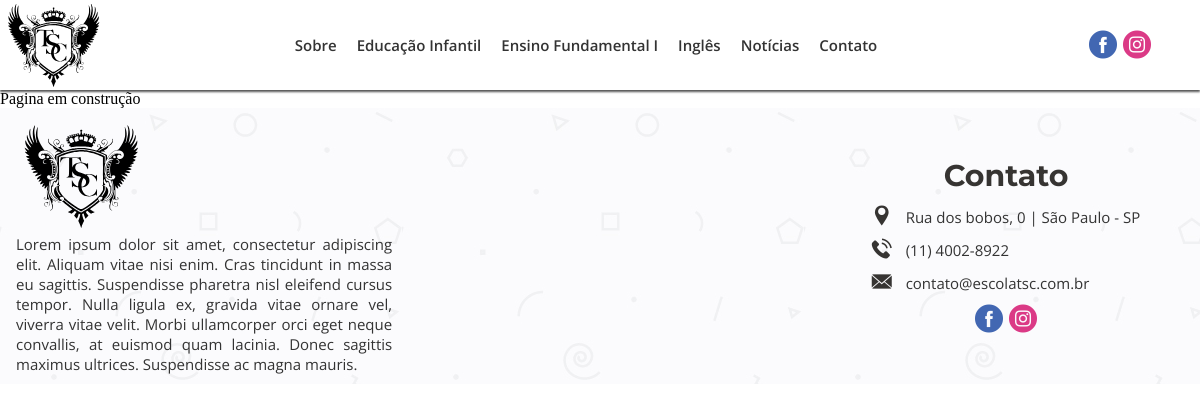
The app's page /educacao-infantil, older data.
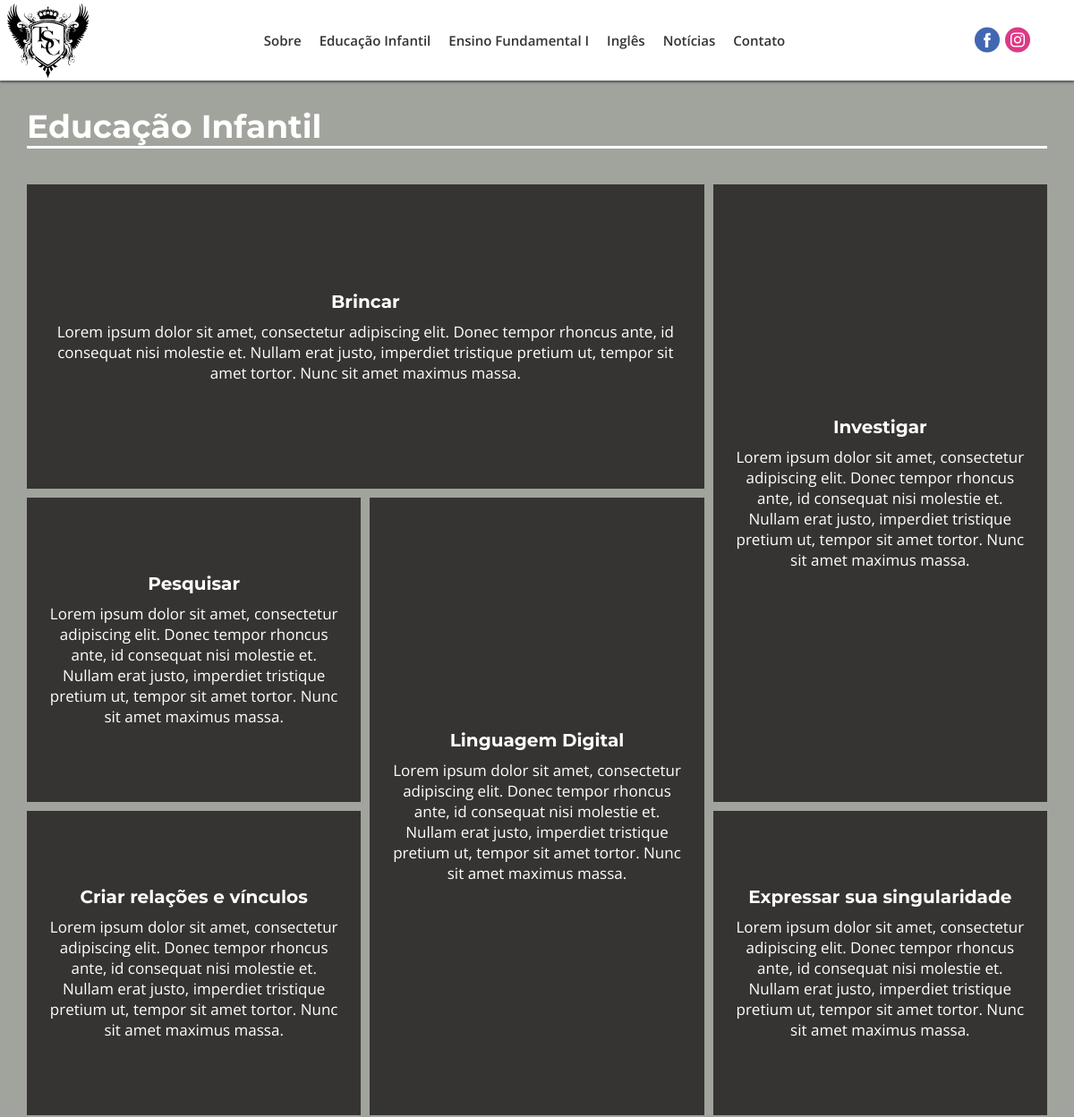
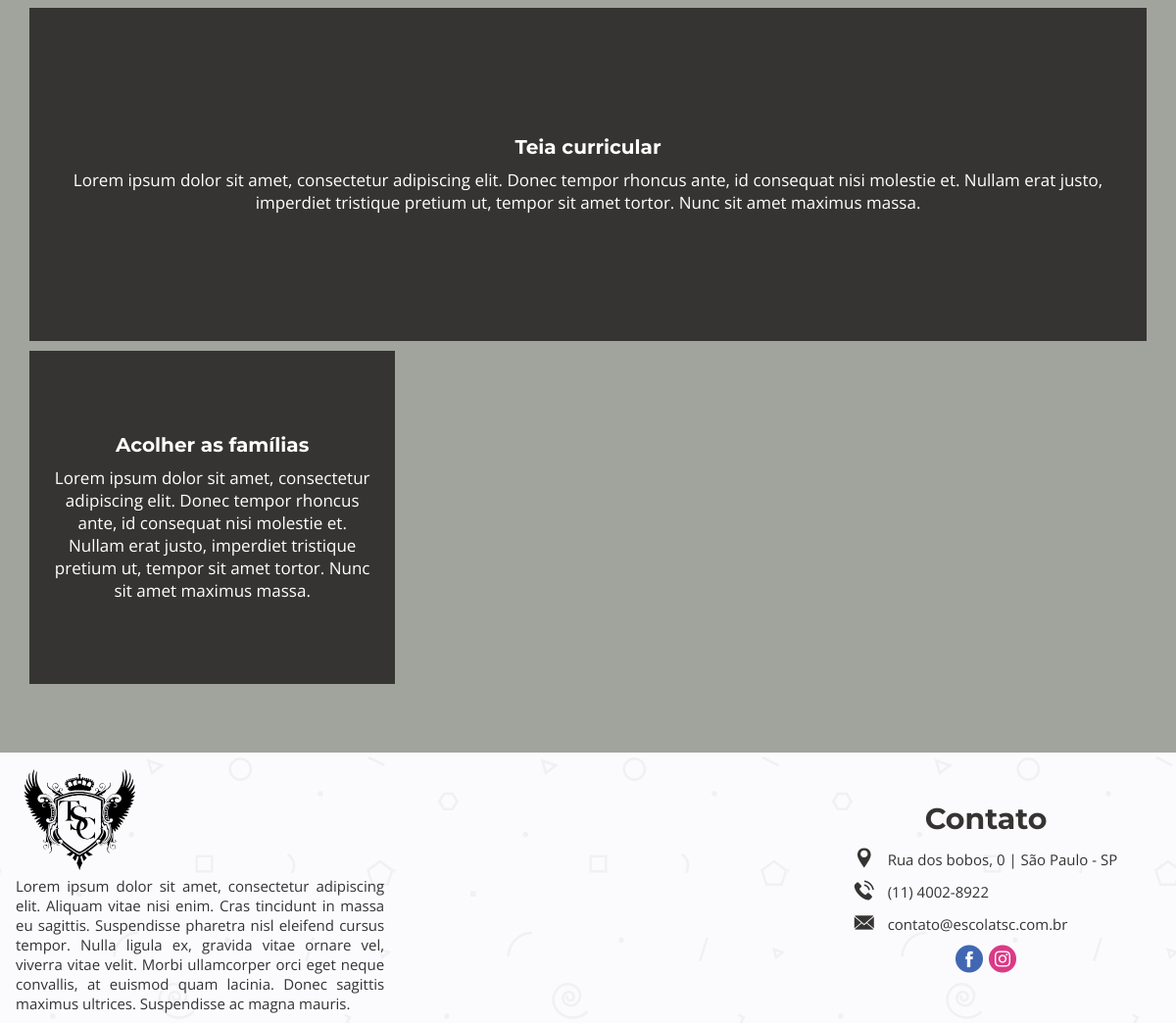
The same page, newer data (2 pictures, top to bottom).
### tables this page shows
CREATE TABLE `menu_itens` (
  `id_menu` int(11) NOT NULL,
  `titulo_menu` varchar(50) NOT NULL,
  `url_menu` varchar(200) NOT NULL
);

CREATE TABLE `postagens` (
  `id_postagens` int(11) NOT NULL,
  `titulo_postagens` varchar(100) NOT NULL,
  `desc_postagens` text DEFAULT NULL,
  `conteudo_postagens` text NOT NULL,
  `tags_postagens` varchar(150) DEFAULT NULL,
  `data_criacao_postagens` date NOT NULL,
  `data_modificacao_postagens` date DEFAULT NULL,
  `total_visualizacao_postagens` int(11) DEFAULT 0,
  `ch_autor_postagens` int(11) NOT NULL,
  `status_postagens` int(11) NOT NULL,
  `url_postagens` varchar(200) NOT NULL,
  `categ_postagens` int(11) DEFAULT NULL,
  `capa_post` int(11) DEFAULT NULL
);

CREATE TABLE `itens_mosaico` (
  `id` int(11) NOT NULL,
  `id_mosaic` varchar(50) NOT NULL,
  `title_mosaic` varchar(70) NOT NULL,
  `desc_mosaic` text NOT NULL,
  `img_mosaic` varchar(70) DEFAULT NULL
);

### index.php (called while the page is built, shortened)
<?php
    require_once("_funcPHP/config.php");
    $url = strip_tags(trim(filter_input(INPUT_GET, "page", FILTER_DEFAULT))) == "" ? "home" : strip_tags(trim(filter_input(INPUT_GET, "page", FILTER_DEFAULT)));
    $contPag = new conteudoPost();
    $dadosPagina = $contPag->conteudoPag($url);
    $html = new esqueleto($dadosPagina);
    $html->html5();
?>

### _funcPHP/config.php (called while the page is built, shortened)
<?php
function autoLoadClasses($class) {
    $baseDiretorios = ['MySql', "_HTML"];
    $analise = null;
    foreach ($baseDiretorios as $nomeDiretorio):
        if (!$analise && file_exists(__DIR__ . "/$nomeDiretorio/$class.php")):
            $analise = true;
        endif;
    endforeach;
}

### _funcPHP/MySql/conexaoBD.php (called while the page is built)
<?php
class conexaoBD {
    public static $instance;
    private static $sql = "mysql:host=" . HOST . ";dbname=" . BANK;
    private static $user = USER;
    private static $pass = PASS;
    public static function getInstance() {
        if (!isset(self::$instance)) {
            self::$instance = new PDO(self::$sql, self::$user, self::$pass, array(PDO::MYSQL_ATTR_INIT_COMMAND => "SET NAMES utf8"));
            self::$instance->setAttribute(PDO::ATTR_ERRMODE, PDO::ERRMODE_EXCEPTION);
            self::$instance->setAttribute(PDO::ATTR_ORACLE_NULLS, PDO::NULL_EMPTY_STRING);
        }
        return self::$instance;
    }
}

### _funcPHP/MySql/conteudoFooter.php (called while the page is built)
<?php
class conteudoFooter extends conexaoBD{
    private $conect;
    function __construct(){
        $this->conect = conexaoBD::getInstance();
    }
    public function descFooter(){
        try{
            $sql = "SELECT desc_postagens FROM postagens where url_postagens = 'sobre'";
            $letsGo = $this->conect->prepare($sql);
            $letsGo->execute();
            $res = $letsGo->fetch(PDO::FETCH_NUM);
            return $res[0];
        }catch(Exception $e){
            return $e->getMessage();
        }
    }
}

### _funcPHP/MySql/conteudoPost.php (called while the page is built, shortened)
<?php
class conteudoPost extends conexaoBD {
    private $conect;
    function __construct() {
        $this->conect = conexaoBD::getInstance();
    }
    public function ConteudoPag($url){
        try {
            $sql = "SELECT * FROM postagens WHERE url_postagens = :url_postagens";
            $letsGo = $this->conect->prepare($sql);
            $letsGo->bindValue(":url_postagens",$url);
            $letsGo->execute();
            return  $letsGo->fetch(PDO::FETCH_ASSOC);
        } catch (Exception $e) {
            echo $e->getMessage();
        }
    }
}

### _funcPHP/MySql/conteudoTemplate.php (called while the page is built, shortened)
<?php
class conteudoTemplate extends conexaoBD{
    private $conect;
    function __construct(){
        $this->conect = conexaoBD::getInstance();
    }
    public function getMosaic($idHTML){
        try{
            $sql = "select * from itens_mosaico where id_mosaic = :idhtml";
            $letsGo = $this->conect->prepare($sql);
            $letsGo->bindValue(":idhtml", $idHTML);
            $letsGo->execute();
            return $res = $letsGo->fetchAll(PDO::FETCH_ASSOC);
        }catch(Exception $e){
            echo $e->getMessage();
        }
    }
}

### _funcPHP/_HTML/mosaico.php (the view)
<?php
class mosaico{
    public function mosaic($id){
        $itens = new conteudoTemplate();
        $res = $itens->getMosaic($id);
        $mosaicItens = "";
        for($x=0;$x<count($res);$x++){
            if($res[$x]["img_mosaic"] != ""){
                $imgMosaico = "style='background-image: url(\"_midiasM/_imagensM/_original/".$res[$x]["img_mosaic"].".jpg\"); background-size: cover;'";
                $classTrans = "transp";
            }else{
                $imgMosaico = "";
                $classTrans = "";
            }
            $mosaicItens .=
                "<div class='box' ".$imgMosaico.">".
                    "<div class='content ".$classTrans."'>".
                        "<h3 class='title-mosaic'>".$res[$x]["title_mosaic"]."</h3>".
                        "<p class='text-mosaic'>".$res[$x]["desc_mosaic"]."</p>".
                    "</div>".
                "</div>";
        }
        if($id == "infantil"){
            $titulo = "Educação Infantil";
        }else{
            $titulo = "Ensino Fundamental I";
        }
        $ms =
        "<section id='".$id."' class='mos'>".
            "<h3 class='tituloPagina'>".$titulo."</h3>".
            "<div class='contencao'>".
                $mosaicItens.
            "</div>".
        "</section>";
        return $ms;
    }
}

### _funcPHP/_HTML/esqueleto.php (shortened to what the rows shown need)
<?php
class esqueleto{
    private $conteudoPag;
    function __construct($dataPost){
        $this->conteudoPag = $dataPost;
    }
    public function html5(){
        $listaArquivos = new listarArquivos();
        $base =
        "<!DOCTYPE html5>".
        "<html lang = 'pt-br'>".
        "<head>".
            "<title>Escola TSC | ".ucfirst(@$this->conteudoPag["titulo_postagens"])."</title>".
            "<meta charset = 'UTF-8'/>".
            "<meta name='description' content='".@$this->conteudoPag["desc_postagens"]."'>".
            "<meta name='keywords' content='".@$this->conteudoPag["tags_postagens"]."'>".
            "<meta name='author' content='Antonio Walber - antoniowalber3000@hotmail.com.br'>".
            "<meta name='viewport' content='width=device-width, initial-scale=1.0'>".
            "<meta http-equiv='X-UA-Compatible' content='ie=edge'>".
            "<link rel='stylesheet' href='https://ajax.googleapis.com/ajax/libs/jqueryui/1.12.1/themes/smoothness/jquery-ui.css'>".
            "<link rel='shortcut icon' href='_midiasT/_imagensT/icon.ico' type='image/x-icon' />".
            $listaArquivos->listarCss().
        "</head>".
        "<body>".
        "<div id='container' class='pabx1'>".
            $this->cabecalho().
            "<div id = 'corpo-pagina'>".
                $this->paginacao().
            "</div>".
            $this->rodape().
        "</div>".
        "</body>".
        "</html>"
        ;
        echo $base;
    }
    private function cabecalho(){
        $contMenu = new conteudoMenu();
        $cabecalho =
        "<header id='cabecalho' class='pabx2'>".
            "<div id='logo' class='pabx3'>".
                "<a href='".URLBASE."' alt='pagina inicial do site'><img src='_midiasT/_imagensT/logo.svg' alt='logotipo escola primeira'/></a>".
            "</div>".
            "<div id='menu' class='pabx4'>".
                "<nav id='navegacao' class='pabx5'>".
                    "<input id='tab-nav' type='checkbox' class='tab-nav'/>".
                    "<label for='tab-nav' class='tab-nav-label'><i class='flaticon-menu-button-of-three-horizontal-lines'></i></label>".
                    "<menu id='corpo-menu' class='pabx6'>"
                        .$contMenu->ListaMenu().
                    "</menu>".
                "</nav>".
            "</div>".
            "<div id='redes-sociais' class='pabx8'>".
                "<a href='https://pt-br.facebook.com/' onmousemove=\"document.getElementById('balaof').style.display='block'\" onmouseout=\"document.getElementById('balaof').style.display='none'\" target='_blank' rel='noopener noreferrer' class='linkSocial'><i class='flaticon-facebook-logo-button socialMedia' id='facebook'></i></a>".
                "<a href='https://www.instagram.com/' onmousemove=\"document.getElementById('balaoi').style.display='block'\" onmouseout=\"document.getElementById('balaoi').style.display='none'\" target='_blank' rel='noopener noreferrer' class='linkSocial'><i class='flaticon-instagram socialMedia' id='instagram'></i></a>".
                "<div id='balaof' class='balao'><p>fb/escolatsc</p></div>".
                "<div id='balaoi' class='balao'><p>@escolatsc</p></div>".
            "</div>".
        "</header>";
        return $cabecalho;
    }
    private function paginacao(){
        $url = strip_tags(trim(filter_input(INPUT_GET, "page", FILTER_DEFAULT)));
        $url = $url == "" ? "home" : $url;
        if($this->conteudoPag == null){
            return "Pagina em construção";
        }else{
            if($this->conteudoPag["url_postagens"] == $url){
                if($url == "home"){
                    $pg = "";
                    $home = new home();
                    $pg .= $home->videoApresentacao();
                    $pg .= $home->mosaico("mosaico-ph");
                    $pg .= $home->descricaoVideo("sobre","descPrimeira","Escola","TSC");
                    $pg .= $home->noticiasRecentes("noticias");
                    $pg .= $home->descricaoVideo("ingles","descIngles","Programa","Bilíngue");
                    $pg .= $home->noticiasRecentes("projetos");
                    return $pg;
                }if($url == "educacao-infantil" || $url == "ensino-fundamental"){
                    $ms = new mosaico();
                    if($url == "educacao-infantil"){
                        $mosaico = $ms->mosaic("infantil");
                    }else{
                        $mosaico = $ms->mosaic("fundamental");
                    }
                    return $mosaico;
                }elseif($url== "contato"){
                    return "Pagina em construção";
                }else{
                    ;
                }
            }
        }
    }
    private function rodape(){
        $contFooter = new conteudoFooter();
        $rodape =
        "<footer id='rodape' class='pabx9'>".
            "<div class='pabx10'>".
                "<div id='logo' class='pabx11'>".
                    "<a href='".URLBASE."' alt='Pagina inicial do site'><img src='_midiasT/_imagensT/logo.svg' alt='logotipo escola primeira'/></a>".
                "</div>".
                "<div class='pabx12' id='desc-footer'>".
                   "<a href='a-escola-primeira' alt='".$contFooter->descFooter()."'>" .$contFooter->descFooter(). "</a>".
                "</div>".
            "</div>".
            "<div class='pabx10' id='mapa-escola'>".
                "".
            "</div>".
            "<div class='pabx10' id='contact'>".
                "<div class='pabx15' id='title-contact'>".
                    "<h1>Contato</h1>".
                "</div>".
                "<div class='pabx15' id='infos-contact'>".
                    "<p><i class='flaticon-placeholder-black-shape-for-localization-on-maps'></i><a target='_blank' rel='noopener noreferrer' href='https://goo.gl/maps/AhcGYK8L1g5hPTFk7'> Rua dos bobos, 0 | São Paulo - SP</a></p>".
                    "<p><i class='flaticon-telephone'></i><a href='tel:1138424500'> (11) 4002-8922</a></p>".
                    "<p><i class='flaticon-close-envelope'></i><a href='mailto:contato@escolatsc.com.br'> contato@escolatsc.com.br</a></p>".
                "</div>".
                "<div class='pabx15' id='redes-sociais'>".
                    "<a href='https://pt-br.facebook.com/' target='_blank' rel='noopener noreferrer' class='linkSocial'><i class='flaticon-facebook-logo-button socialMedia' id='facebook'></i></a>".
                    "<a href='https://www.instagram.com/'  target='_blank' rel='noopener noreferrer' class='linkSocial'><i class='flaticon-instagram socialMedia' id='instagram'></i></a>".
                    "<div id='balaofc' class='balao'><p>fb/escola.primeira</p></div>".
                    "<div id='balaoic' class='balao'><p>@escolaprimeira</p></div>".
                "</div>".
            "</div>".
        "</footer>";
        return $rodape;
    }
}

### _funcPHP/MySql/conteudoMenu.php
<?php
class conteudoMenu extends conexaoBD{
    private $conect;
    function __construct(){
        $this->conect = conexaoBD::getInstance();
    }
    public function getItensMenu(){
        try {
            $sql = "SELECT * FROM menu_itens";
            $letsGo = $this->conect->prepare($sql);
            $letsGo->execute();
            return $letsGo->fetchAll(PDO::FETCH_NUM);
        } catch (Exception $e) {
            echo $e->getMessage();
        }
    }
    public function getDescMenu($url){
        try{
            $sql = "SELECT desc_postagens FROM postagens WHERE url_postagens = :url_post";
            $letsGo = $this->conect->prepare($sql);
            $letsGo->bindValue(":url_post", $url);
            $letsGo->execute();
            return $letsGo->fetch(PDO::FETCH_NUM);
        }catch(Exception $e){
        }
    }
    public function ListaMenu(){
        $res = $this->getItensMenu();
        for($x = 0; $x < count($res); $x++){
            $descLink = $this->getDescMenu($res[$x][2]);
            @$descLink = substr($descLink[0], 0, 200);
            $res[$x] = "<li id='itens-menu-".$x."' class='pabx7'><a href='".$res[$x][2]."' alt='".$descLink."'>".$res[$x][1]."</a></li>";
        }
        return $res = implode("",$res);
    }
}

Row changes from the older to the newer data that the page shows:
added itens_mosaico: title_mosaic "Brincar", desc_mosaic "Lorem ipsum dolor sit amet, consectetur adipiscing elit. Donec tempor rhoncus ante, id consequat nisi molestie et. Nullam erat justo, imperdiet tristique pretium ut, tempor sit amet tortor. Nunc sit amet maximus massa."
added itens_mosaico: title_mosaic "Investigar", desc_mosaic "Lorem ipsum dolor sit amet, consectetur adipiscing elit. Donec tempor rhoncus ante, id consequat nisi molestie et. Nullam erat justo, imperdiet tristique pretium ut, tempor sit amet tortor. Nunc sit amet maximus massa."
added itens_mosaico: title_mosaic "Pesquisar", desc_mosaic "Lorem ipsum dolor sit amet, consectetur adipiscing elit. Donec tempor rhoncus ante, id consequat nisi molestie et. Nullam erat justo, imperdiet tristique pretium ut, tempor sit amet tortor. Nunc sit amet maximus massa."
added itens_mosaico: title_mosaic "Linguagem Digital", desc_mosaic "Lorem ipsum dolor sit amet, consectetur adipiscing elit. Donec tempor rhoncus ante, id consequat nisi molestie et. Nullam erat justo, imperdiet tristique pretium ut, tempor sit amet tortor. Nunc sit amet maximus massa."
added itens_mosaico: title_mosaic "Teia curricular", desc_mosaic "Lorem ipsum dolor sit amet, consectetur adipiscing elit. Donec tempor rhoncus ante, id consequat nisi molestie et. Nullam erat justo, imperdiet tristique pretium ut, tempor sit amet tortor. Nunc sit amet maximus massa."
added itens_mosaico: title_mosaic "Criar relações e vínculos", desc_mosaic "Lorem ipsum dolor sit amet, consectetur adipiscing elit. Donec tempor rhoncus ante, id consequat nisi molestie et. Nullam erat justo, imperdiet tristique pretium ut, tempor sit amet tortor. Nunc sit amet maximus massa."
added itens_mosaico: title_mosaic "Expressar sua singularidade", desc_mosaic "Lorem ipsum dolor sit amet, consectetur adipiscing elit. Donec tempor rhoncus ante, id consequat nisi molestie et. Nullam erat justo, imperdiet tristique pretium ut, tempor sit amet tortor. Nunc sit amet maximus massa."
added itens_mosaico: title_mosaic "Acolher as famílias", desc_mosaic "Lorem ipsum dolor sit amet, consectetur adipiscing elit. Donec tempor rhoncus ante, id consequat nisi molestie et. Nullam erat justo, imperdiet tristique pretium ut, tempor sit amet tortor. Nunc sit amet maximus massa."
Text that changed along with them:
$titulo: (not shown) → "Educação Infantil"
$this->paginacao(): "Pagina em construção" → (not shown)
